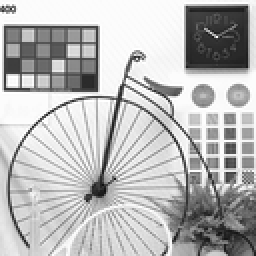
%> input picture lab3/data/11.gif, 128 x 128 px, shrunk from 512 x 512 before the run (shown 2 times larger); its folder holds only this picture in this run
$ octave task3.m   (GNU Octave 9; MATLAB toolbox functions it lacks are replaced by stand-ins)
%> lines starting %> are read from the running program, lines starting %| are printed output that depends on the picture
### lab2/code/E_SIMPLE.m
function image = E_SIMPLE(cover, watermark, basic_seed, alpha)
	%	cover		- 待加入水印的图像
	%	watermask   - 水印序列
	%	basic_seed	- 随机种子基数
	%	alpha       - 水印强度

	watermark_matrix = zeros(size(cover));
	[rows, cols] = size(cover);
	len = length(watermark);
	total_pixels = rows * cols;

	if len > total_pixels
		error('Watermark len exceeds number of pixels in the cover image.');
	end

	for i = 1:len
		rng(basic_seed+i, 'twister');
		pattern = randn(size(cover));

		for j = 1:rows
			for k = 1:cols
				if watermark(i) == 1
					watermark_matrix(j,k) = watermark_matrix(j,k) + pattern(j,k);
				else
					watermark_matrix(j,k) = watermark_matrix(j,k) - pattern(j,k);
				end
			end
		end
	end

	watermark_matrix = watermark_matrix - mean(mean(watermark_matrix));
	watermark_matrix = watermark_matrix/std2(watermark_matrix);

	image = im2double(cover) + alpha * watermark_matrix;
	for i = 1:rows
		for j = 1:cols
			if image(i,j)>255
				image(i,j)=255;
			elseif image(i,j)<0
				image(i,j)=0;
			end
		end
	end
end

### lab2/code/D_SIMPLE.m
function [mark, noexist_cnt] = D_SIMPLE(marked_image, basic_seed, len)
	%		marked_image- 含有水印的灰度图像
	%		basic_seed	- 随机种子基数
	%   len					- 水印的长度

	threshold = 0.01;
	noexist_cnt = 0;
	image_double = im2double(marked_image);
	mark = zeros(1, len);
	[rows, cols] = size(marked_image);

	for i = 1:len
		rng(basic_seed+i, 'twister');
		pattern = randn(size(marked_image));

		corr_val = mean(mean(image_double .* pattern(1:rows,1:cols)));
		if corr_val > threshold
			mark(i) = 1;
		elseif corr_val < -threshold
			mark(i) = 0;
		else
			mark(i) = -1;
			noexist_cnt = noexist_cnt + 1;
		end
	end
end

### lab3/code/E_Trellis.m
function image = E_Trellis(cover, watermark, basic_seed, alpha)
	%	cover		- 待加入水印的图像
	%	watermask   - 水印序列
	%	basic_seed	- 随机种子基数
	%	alpha       - 水印强度

	watermark_matrix = zeros(8, 8);
	[rows, cols] = size(cover);
	state = 1;
	state_table = [[1,2];[3,4];[5,6];[7,8];[1,2];[3,4];[5,6];[7,8]];

	for i = 1:10
		rng(basic_seed + i * 10 + state, 'twister');
		pattern = randn(8, 8);

		if i <= 8 && watermark(i) == 1
			watermark_matrix = watermark_matrix + pattern;
			state = state_table(state, 2);
		else
			watermark_matrix = watermark_matrix - pattern;
			state = state_table(state, 1);
		end
	end

	watermark_matrix = watermark_matrix - mean(mean(watermark_matrix));
	watermark_matrix = watermark_matrix/std2(watermark_matrix);

	sum = zeros(8, 8);
	cnt = zeros(8, 8);
	avg = zeros(8, 8);
	for i = 1:rows
		for j = 1:cols
			sum(mod(i-1,8)+1, mod(j-1,8)+1) = sum(mod(i-1,8)+1, mod(j-1,8)+1) + double(cover(i,j));
			cnt(mod(i-1,8)+1, mod(j-1,8)+1) = cnt(mod(i-1,8)+1, mod(j-1,8)+1) + 1;
		end
	end

	for i = 1:8
		for j = 1:8
			avg(i,j) = sum(i,j) / cnt(i,j);
		end
	end

	image = im2double(avg) + double(alpha * watermark_matrix);
	delta = double(cnt).*image - double(sum);

	image = zeros(rows, cols);

	for i = 1:rows
		for j = 1:cols
			pixel = double(image(mod(i-1,8)+1, mod(j-1,8)+1)) + double(delta(mod(i-1,8)+1, mod(j-1,8)+1))/double(cnt(mod(i-1,8)+1, mod(j-1,8)+1));
			if pixel > 255
				pixel = 255;
			elseif pixel < 0
				pixel = 0;
			end
			cnt(mod(i-1,8)+1, mod(j-1,8)+1) = cnt(mod(i-1,8)+1, mod(j-1,8)+1) - 1;
			delta(mod(i-1,8)+1, mod(j-1,8)+1) = delta(mod(i-1,8)+1, mod(j-1,8)+1) - pixel + image(mod(i-1,8)+1, mod(j-1,8)+1);
			image(mod(i-1,8)+1, mod(j-1,8)+1) = pixel;
		end
	end
end

### lab3/code/D_Trellis.m
function [mark, noexist_cnt] = D_Trellis(marked_image, basic_seed, stardard)
	%		marked_image- 含有水印的灰度图像
	%		basic_seed	- 随机种子基数
	%		stardard		-	阈值

	noexist_cnt = 0;
	[rows, cols] = size(marked_image);
	sum = zeros(8, 8);
	cnt = zeros(8, 8);
	avg = zeros(8, 8);

	for i = 1:rows
		for j = 1:cols
			sum(mod(i-1,8)+1, mod(j-1,8)+1) = sum(mod(i-1,8)+1, mod(j-1,8)+1) + double(marked_image(i,j));
			cnt(mod(i-1,8)+1, mod(j-1,8)+1) = cnt(mod(i-1,8)+1, mod(j-1,8)+1) + 1;
		end
	end

	for i = 1:8
		for j = 1:8
			avg(i,j) = sum(i,j) / cnt(i,j);
		end
	end

	old_mark = zeros(8, 8);
	new_mark = zeros(8, 8);
	% old_mark = old_mark - 1;
	% new_mark = new_mark - 1;
	old_lc = [0, -1, -1, -1, -1, -1, -1, -1];
	new_lc = zeros(1, 8);
	state_table = [[1,2];[3,4];[5,6];[7,8];[1,2];[3,4];[5,6];[7,8]];

	for i = 1:8
		new_lc = new_lc - 1;
		for state = 1:8
			if old_lc(state) ~= -1
				rng(basic_seed + i * 10 + state, 'twister');
				pattern = randn(8 ,8);
				temp = mean(mean(avg .* pattern));
				new_state = state_table(state, 1);
				if new_lc(new_state) == -1
					new_lc(new_state) = old_lc(state) - temp;
					new_mark(new_state, :) = old_mark(state, :);
				elseif new_lc(new_state) < old_lc(state) - temp
					new_lc(new_state) = old_lc(state) - temp;
					new_mark(new_state, :) = old_mark(state, :);
				end
				new_state = state_table(state, 2);
				if new_lc(new_state) == -1
					new_lc(new_state) = old_lc(state) + temp;
					new_mark(new_state, :) = old_mark(state, :);
					new_mark(new_state, i) = 1;
				elseif new_lc(new_state) < old_lc(state) + temp
					new_lc(new_state) = old_lc(state) + temp;
					new_mark(new_state, :) = old_mark(state, :);
					new_mark(new_state, i) = 1;
				end
			end
		end
		old_lc = new_lc;
		old_mark = new_mark;
	end

	for i = 9:10
		new_lc = new_lc - 1;
		for state = 1:8
			if old_lc(state) ~= -1
				rng(basic_seed + i * 10 + state, 'twister');
				pattern = randn(8 ,8);
				temp = mean(mean(avg .* pattern));
				new_state = state_table(state, 1);
				if new_lc(new_state) == -1
					new_lc(new_state) = old_lc(state) - temp;
					new_mark(new_state, :) = old_mark(state, :);
				elseif new_lc(new_state) < old_lc(state) - temp
					new_lc(new_state) = old_lc(state) - temp;
					new_mark(new_state, :) = old_mark(state, :);
				end
			end
		end
		old_lc = new_lc;
		old_mark = new_mark;
	end

	final_state = 1;
	for state = 1:8
		if old_lc(state) > old_lc(final_state)
			final_state = state;
		end
	end

	mark = old_mark(final_state, :);
	watermark_matrix = zeros(8, 8);

	state = 1;
	for i = 1:10
		rng(basic_seed + i * 10 + state, 'twister');
		pattern = randn(8, 8);

		if i <= 8 && mark(i) == 1
			watermark_matrix = watermark_matrix + pattern;
			state = state_table(state, 2);
		else
			watermark_matrix = watermark_matrix - pattern;
			state = state_table(state, 1);
		end
	end

	watermark_matrix = watermark_matrix - mean(watermark_matrix);
	avg = avg - mean(avg);

	if (mean(mean(avg .* avg)) * mean(mean(watermark_matrix .* watermark_matrix))) < 0.0000000000001
		mark = zeros(1, 8);
		mark = mark - 1;
		noexist_cnt = 8;
		% 1
	elseif mean(mean(avg .* watermark_matrix))/sqrt(mean(mean(avg .* avg)) * mean(mean(watermark_matrix .* watermark_matrix))) < stardard
		mark = zeros(1, 8);
		mark = mark - 1;
		noexist_cnt = 8;
		% mean(mean(avg .* watermark_matrix))/sqrt(mean(mean(avg .* avg)) * mean(mean(watermark_matrix .* watermark_matrix)))
	end

	% [5 lines of commented-out code are left out]
end

### lab3/code/task3.m
filename = dir('data');
filename = filename(3:end);
filenum = length(filename);

alpha = sqrt(8);
seed = 0;
tcc = 0.25;

simple_corr_cnt = 0;
simple_fal_pos_cnt = 0;
simple_fal_neg_cnt = 0;
simple_err_cnt = 0;

trellis_corr_cnt = 0;
trellis_fal_pos_cnt = 0;
trellis_fal_neg_cnt = 0;
trellis_err_cnt = 0;

for j = 1:10
	watermask = randi([0,1], [1,8]);
	for i = 1:filenum
		path = filename(i).name;
		cover = imread(['data/' path]);
%> cover: size 128x128 uint8; min 0, max 236, mean 165.6

		image = E_SIMPLE(cover, watermask, seed, alpha);
%> after the loop in E_SIMPLE, `for i = 1:len`:
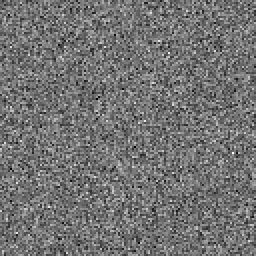
%> watermark_matrix: size 128x128 double (shown 2 times larger); min -10.14, max 12.19, mean -0.0247; drawn with min black and max white
%> after the loop in E_SIMPLE, `for i = 1:rows`:
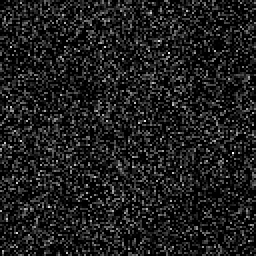
%> image: size 128x128 double (shown 2 times larger); min 0, max 12.4, mean 1.49; drawn with min black and max white
		[masked_predict, noexist_cnt] = D_SIMPLE(image, seed, 8);
%> the loop in D_SIMPLE, `for i = 1:len` made 8 passes
%> corr_val on passes 1 to 8: 0.579, 0.591, -0.568, -0.597, 0.577, -0.626, 0.595, -0.591
%> after the loop in D_SIMPLE, `for i = 1:len`: mark = [1 1 0 0 1 0 1 0]; noexist_cnt = 0
%> masked_predict = [1 1 0 0 1 0 1 0]; noexist_cnt = 0

		if masked_predict == watermask
			simple_corr_cnt = simple_corr_cnt + 1;
		elseif noexist_cnt >= 4
			simple_fal_neg_cnt = simple_fal_neg_cnt + 1;
		else
			simple_err_cnt = simple_err_cnt + 1;
		end

		[~, exist_cnt] = D_SIMPLE(cover, seed, 8);
%> the loop in D_SIMPLE (call 2), `for i = 1:len` made 8 passes
%> corr_val on passes 1 to 8: -0.00941, -0.00209, 0.00218, -0.00354, 0.000477, 0.00885, 0.0106, -0.000686
%> exist_cnt = 7

		if exist_cnt >= 4
			simple_corr_cnt = simple_corr_cnt + 1;
		else
			simple_fal_pos_cnt = simple_fal_pos_cnt + 1;
		end

		image = E_Trellis(cover, watermask, seed, alpha);
%> after the loop in E_Trellis, `for i = 1:rows`: cnt = [256 256 256 256 256 256 256 256; 256 256 256 256 256 256 256 256; 256 256 256 256 256 256 256 256; 256 256 256 256 256 256 256 256; 256 256 256 256 256 256 256 256; 256 256 256 256 256 256 256 256; 256 256 256 256 256 256 256 256; 256 256 256 256 256 256 256 256]; sum = [42398 42099 42450 42774 43304 43816 44486 44455; 42540 41770 42709 42925 42079 42859 44103 44552; 42780 42212 42196 43334 42116 41961 43051 44113; 41989 41079 41391 42449 41801 41920 43044 43195; 41449 41223 40511 40406 40960 41671 41931 41799; 41631 41577 40564 40206 41076 41295 40854 40535; 42875 42070 42666 42706 43355 43276 43429 43150; 42503 41848 42145 43134 43527 43356 43667 43669]
%> after the loop in E_Trellis, `for i = 1:8`: avg = [165.6 164.4 165.8 167.1 169.2 171.2 173.8 173.7; 166.2 163.2 166.8 167.7 164.4 167.4 172.3 174; 167.1 164.9 164.8 169.3 164.5 163.9 168.2 172.3; 164 160.5 161.7 165.8 163.3 163.8 168.1 168.7; 161.9 161 158.2 157.8 160 162.8 163.8 163.3; 162.6 162.4 158.5 157.1 160.5 161.3 159.6 158.3; 167.5 164.3 166.7 166.8 169.4 169 169.6 168.6; 166 163.5 164.6 168.5 170 169.4 170.6 170.6]
%> in E_Trellis, `image = im2double(avg) + double(alpha * watermark_matrix);`: image = [161.6 162.1 169.1 165.5 172.2 172.9 177 172.1; 165.3 164.7 169.7 163.3 166.7 164.3 169.5 173.3; 163.6 162.9 167.5 167.8 166.3 161.9 165.2 175.8; 159.3 161.5 163.7 171.7 167.8 163.7 168.8 165.7; 166.7 162.3 157.7 154.3 157.9 164.4 166.6 161; 160.8 160.9 158.4 157.7 162.2 166.3 157.9 156.9; 168.6 159.2 169.8 167.7 174.2 171.5 168.2 170.3; 162.9 162.8 163.9 164.5 164.1 171.5 173.7 170.3]
%> in E_Trellis, `delta = double(cnt).*image - double(sum);`: delta = [-1034.5 -593.3 827 -393.9 790.1 456.8 838.7 -393.2; -230.4 386 735.8 -1119.8 591.4 -798.7 -720.7 -191.8; -890 -521.6 684.8 -374.8 451.5 -512.8 -772.4 887.3; -1200.4 275.7 509 1494.9 1166.4 -2.87 180.1 -774.4; 1214.5 315.4 -128.6 -905.7 -527.1 416.4 724.1 -595.5; -464.8 -396.7 -13.94 155.3 446.8 1282.1 -428.9 -355.9; 288.5 -1312 793.2 224.8 1235.5 626.3 -371.7 450.8; -790.3 -168.8 -198.4 -1024.4 -1517.5 547.5 789.5 -60.35]
%> after the loop in E_Trellis, `for i = 1:rows`:
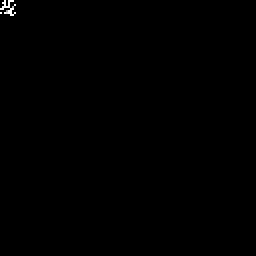
%> image: size 128x128 double (shown 2 times larger); min 0, max 255, mean 0.5
%> after the loop in E_Trellis, `for i = 1:rows`: cnt = [0 0 0 0 0 0 0 0; 0 0 0 0 0 0 0 0; 0 0 0 0 0 0 0 0; 0 0 0 0 0 0 0 0; 0 0 0 0 0 0 0 0; 0 0 0 0 0 0 0 0; 0 0 0 0 0 0 0 0; 0 0 0 0 0 0 0 0]; delta = [-1034.5 -593.3 572 -393.9 535.1 201.8 583.7 -393.2; -230.4 131 480.8 -1119.8 336.4 -798.7 -720.7 -191.8; -890 -521.6 429.8 -374.8 196.5 -512.8 -772.4 632.3; -1200.4 20.72 254 1239.9 911.4 -2.87 0 -774.4; 959.5 60.44 -128.6 -905.7 -527.1 161.4 469.1 -595.5; -464.8 -396.7 -13.94 0 191.8 1027.1 -428.9 -355.9; 33.45 -1312 538.2 0 980.5 371.3 -371.7 195.8; -790.3 -168.8 -198.4 -1024.4 -1517.5 292.5 534.5 -60.35]
		[masked_predict, noexist_cnt] = D_Trellis(image, seed, tcc);
%> after the loop in D_Trellis, `for i = 1:rows`: cnt = [256 256 256 256 256 256 256 256; 256 256 256 256 256 256 256 256; 256 256 256 256 256 256 256 256; 256 256 256 256 256 256 256 256; 256 256 256 256 256 256 256 256; 256 256 256 256 256 256 256 256; 256 256 256 256 256 256 256 256; 256 256 256 256 256 256 256 256]; sum = [0 0 255 0 255 255 255 0; 0 255 255 0 255 0 0 0; 0 0 255 0 255 0 0 255; 0 255 255 255 255 0 180.1 0; 255 255 0 0 0 255 255 0; 0 0 0 155.3 255 255 0 0; 255 0 255 224.8 255 255 0 255; 0 0 0 0 0 255 255 0]
%> after the loop in D_Trellis, `for i = 1:8`: avg = [0 0 0.996 0 0.996 0.996 0.996 0; 0 0.996 0.996 0 0.996 0 0 0; 0 0 0.996 0 0.996 0 0 0.996; 0 0.996 0.996 0.996 0.996 0 0.703 0; 0.996 0.996 0 0 0 0.996 0.996 0; 0 0 0 0.607 0.996 0.996 0 0; 0.996 0 0.996 0.878 0.996 0.996 0 0.996; 0 0 0 0 0 0.996 0.996 0]
%> the loop in D_Trellis, `for i = 1:8` made 8 passes
%> old_lc on passes 2 to 7: [-0.246 0.0235 -0.107 0.33 -2 -2 -2 -2], [-0.19 -0.302 0.0373 0.00959 0.0315 -0.246 0.481 0.179], [0.0776 -0.0146 -0.257 -0.235 0.617 0.345 0.0748 0.284], [0.442 0.792 0.287 0.404 0.0691 0.0804 0.363 0.204], [0.453 0.431 0.907 0.677 0.344 0.382 0.458 0.35], [0.458 0.485 0.519 0.367 0.736 1.08 0.75 0.605]
%> old_lc on pass 1: [-0.111 0.111 -1 -1 -1 -1 -1 -1]
%> after the loop in D_Trellis, `for i = 1:8`: new_lc = [0.626 0.846 1.06 1.09 0.778 0.722 0.682 0.529]; new_mark = [1 1 0 0 1 0 0 0; 1 1 0 0 1 0 0 1; 1 1 0 0 1 0 1 0; 1 1 0 0 1 0 1 1; 1 1 0 0 1 1 0 0; 1 1 0 0 1 1 0 1; 1 1 0 0 1 1 1 0; 1 1 0 0 1 1 1 1]; new_state = 8; pattern = [0.118 1.03 -0.783 0.872 1.88 -0.591 -1.71 0.641; 0.958 2.86 -1.61 -0.259 -0.267 -0.388 0.618 -0.657; -0.84 0.86 -0.356 1.27 -0.339 0.195 -0.00124 0.264; 1.55 -0.327 1.2 0.446 -0.117 -0.0316 0.473 1.65; -2.31 -0.129 -1.61 -0.0879 -0.229 -0.911 -0.8 -0.956; 0.00174 -0.608 -1.47 0.765 0.36 1.06 0.479 1.38; -1.2 0.479 -0.106 -0.475 -0.169 -0.699 -0.763 -0.268; -0.139 1.84 0.676 -0.66 -0.951 -0.306 -0.368 0.533]; temp = -0.0764
%> the loop in D_Trellis, `for i = 9:10` made 2 passes
%> old_lc on passes 1 to 2: [0.891 -0.154 0.997 0.0915 1.19 -0.278 1.12 -0.471], [1.41 -1.15 -0.00299 -0.909 1.1 -1.28 0.12 -1.47]
%> after the loop in D_Trellis, `for i = 9:10`: new_lc = [1.41 -1.15 -0.00299 -0.909 1.1 -1.28 0.12 -1.47]; new_mark = [1 1 0 0 1 0 1 0; 1 1 0 0 1 0 0 1; 1 1 0 0 1 0 0 1; 1 1 0 0 1 0 1 1; 1 1 0 0 1 0 1 1; 1 1 0 0 1 1 0 1; 1 1 0 0 1 0 1 1; 1 1 0 0 1 1 1 1]; new_state = 7; pattern = [-0.268 0.889 1.39 -0.99 -1.8 -1.31 0.279 -0.385; 1.95 1.53 -0.877 0.593 1.47 -0.735 1.47 -1.45; 0.317 -1.52 0.5 0.674 -0.335 -2.25 0.317 -0.181; -0.554 0.652 0.29 0.928 0.954 -0.579 0.671 -1.83; 1.64 -0.483 1.18 2.13 1.56 0.644 0.907 0.105; -0.681 -0.348 0.933 1.18 -0.188 -0.0959 -1.53 -0.669; 0.533 1.54 -0.405 -1.27 0.501 1.44 -0.836 0.385; -0.506 0.39 -1.88 0.705 1.41 -3.09 -1.08 1.61]; temp = 0.0667
%> after the loop in D_Trellis, `for state = 1:8`: final_state = 1
%> in D_Trellis, `mark = old_mark(final_state, :);`: mark = [1 1 0 0 1 0 1 0]
%> after the loop in D_Trellis, `for i = 1:10`: state = 1; watermark_matrix = [-3.05 -1.46 3.67 -0.739 3.53 2.33 3.71 -0.736; -0.149 2.08 3.34 -3.36 2.82 -2.2 -1.92 -0.00928; -2.53 -1.2 3.15 -0.67 2.31 -1.17 -2.1 3.88; -3.65 1.68 2.52 6.08 4.89 0.673 1.33 -2.11; 5.07 1.82 0.219 -2.59 -1.22 2.19 3.3 -1.47; -0.995 -0.749 0.633 1.24 2.3 5.31 -0.865 -0.602; 1.72 -4.05 3.55 1.49 5.14 2.94 -0.659 2.31; -2.17 0.0736 -0.033 -3.01 -4.79 2.66 3.53 0.465]
%> in D_Trellis, `watermark_matrix = watermark_matrix - mean(watermark_matrix);`: watermark_matrix = [-2.33 -1.23 1.54 -0.545 1.66 0.74 2.92 -0.953; 0.57 2.3 1.21 -3.16 0.945 -3.79 -2.71 -0.226; -1.81 -0.973 1.02 -0.476 0.44 -2.76 -2.9 3.67; -2.93 1.9 0.389 6.27 3.02 -0.919 0.542 -2.33; 5.78 2.05 -1.91 -2.39 -3.09 0.594 2.51 -1.68; -0.276 -0.523 -1.5 1.44 0.423 3.72 -1.66 -0.818; 2.44 -3.83 1.41 1.69 3.27 1.35 -1.45 2.09; -1.45 0.3 -2.16 -2.82 -6.67 1.07 2.74 0.248]
%> in D_Trellis, `avg = avg - mean(avg);`: avg = [-0.249 -0.374 0.374 -0.31 0.249 0.374 0.535 -0.249; -0.249 0.623 0.374 -0.31 0.249 -0.623 -0.461 -0.249; -0.249 -0.374 0.374 -0.31 0.249 -0.623 -0.461 0.747; -0.249 0.623 0.374 0.686 0.249 -0.623 0.242 -0.249; 0.747 0.623 -0.623 -0.31 -0.747 0.374 0.535 -0.249; -0.249 -0.374 -0.623 0.296 0.249 0.374 -0.461 -0.249; 0.747 -0.374 0.374 0.568 0.249 0.374 -0.461 0.747; -0.249 -0.374 -0.623 -0.31 -0.747 0.374 0.535 -0.249]
		% masked_predict
		if masked_predict == watermask
			trellis_corr_cnt = trellis_corr_cnt + 1;
		elseif noexist_cnt >= 4
			trellis_fal_neg_cnt = trellis_fal_neg_cnt + 1;
		else
			trellis_err_cnt = trellis_err_cnt + 1;
		end

		[~, exist_cnt] = D_Trellis(cover, seed, 8);
%> the loop in D_Trellis (call 2), `for i = 1:8` made 8 passes
%> old_lc on passes 2 to 7: [0.762 13.25 -2 12.89 -2 -2 -2 -2], [30.81 12.25 19.05 11.89 29.25 10.73 25.98 37.11], [34.07 31.22 37.94 28.25 45.64 19.42 31.49 42.72], [40.23 51.05 41.86 30.92 49.69 37.34 77.07 41.72], [43.47 55.91 41.66 60.43 92.14 61.99 76.07 40.72], [119.1 65.18 76.85 59.43 91.14 117.3 75.07 75.02]
%> old_lc on pass 1: [1.76 -1.76 -1 -1 -1 -1 -1 -1]
%> the loop in D_Trellis (call 2), `for i = 9:10` made 2 passes
%> old_lc on passes 1 to 2: [117.1 132.4 158.2 115.9 139.1 115.3 135 76.28], [173.8 131.4 157.2 114.9 189.3 114.3 134 75.28]
%> exist_cnt = 8

		if exist_cnt >= 4
			trellis_corr_cnt = trellis_corr_cnt + 1;
		else
			trellis_fal_pos_cnt = trellis_fal_pos_cnt + 1;
		end
	end
%> (the run ends here)
